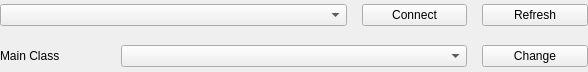
<?xml version="1.0" encoding="UTF-8"?>
<ui version="4.0">
 <class>Form</class>
 <widget class="QWidget" name="Form">
  <property name="geometry">
   <rect>
    <x>0</x>
    <y>0</y>
    <width>588</width>
    <height>72</height>
   </rect>
  </property>
  <property name="windowTitle">
   <string>Form</string>
  </property>
  <layout class="QGridLayout" name="gridLayout">
   <property name="leftMargin">
    <number>0</number>
   </property>
   <property name="topMargin">
    <number>0</number>
   </property>
   <property name="rightMargin">
    <number>0</number>
   </property>
   <property name="bottomMargin">
    <number>0</number>
   </property>
   <property name="spacing">
    <number>15</number>
   </property>
   <item row="0" column="0" colspan="3">
    <widget class="QComboBox" name="comboBox_port">
     <property name="sizePolicy">
      <sizepolicy hsizetype="Expanding" vsizetype="Fixed">
       <horstretch>0</horstretch>
       <verstretch>20</verstretch>
      </sizepolicy>
     </property>
    </widget>
   </item>
   <item row="0" column="3">
    <widget class="QPushButton" name="pushButton_connect">
     <property name="text">
      <string>Connect</string>
     </property>
    </widget>
   </item>
   <item row="3" column="1" colspan="3">
    <widget class="QComboBox" name="comboBox_main">
     <property name="sizePolicy">
      <sizepolicy hsizetype="MinimumExpanding" vsizetype="Fixed">
       <horstretch>0</horstretch>
       <verstretch>0</verstretch>
      </sizepolicy>
     </property>
    </widget>
   </item>
   <item row="3" column="4">
    <widget class="QPushButton" name="pushButton_mainclasschange">
     <property name="text">
      <string>Change</string>
     </property>
    </widget>
   </item>
   <item row="0" column="4">
    <widget class="QPushButton" name="pushButton_refresh">
     <property name="text">
      <string>Refresh</string>
     </property>
    </widget>
   </item>
   <item row="3" column="0">
    <widget class="QLabel" name="label">
     <property name="text">
      <string>Main Class</string>
     </property>
    </widget>
   </item>
  </layout>
 </widget>
 <resources/>
 <connections/>
</ui>
